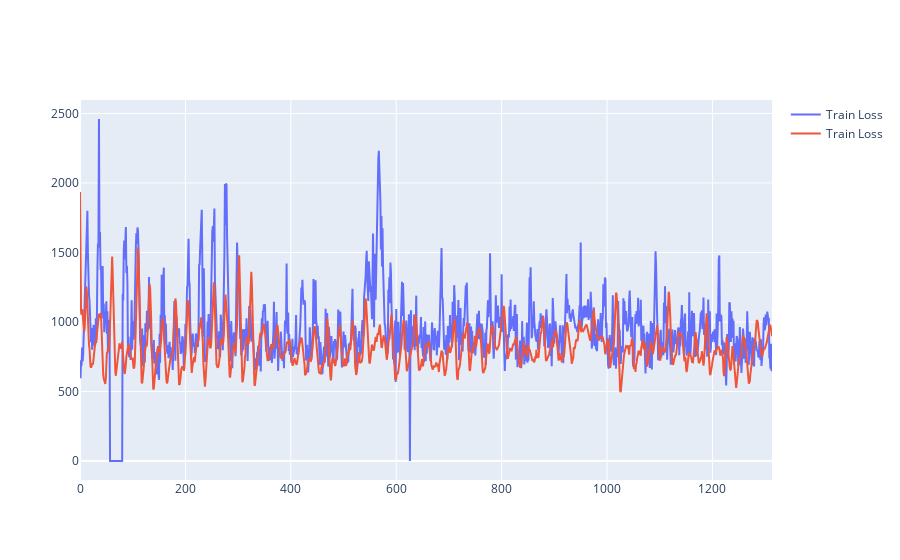

The notebook cell this image was saved under:
### Code cell
fig = go.Figure()
fig.add_trace(go.Scatter(y=y_test_reshaped, name="Train Loss", mode='lines'))
fig.add_trace(go.Scatter(y=y_pred_reshaped, name="Train Loss", mode='lines'))

### Figure 1 — Plotly figure (JSON) as saved in the notebook; plotly's stock layout.template omitted (floating-point values rounded to 4 significant figures; data arrays with more than 128 entries replaced by an {"elided": "..."} marker saying what was removed)
{"data": [{"mode": "lines", "name": "Train Loss", "type": "scatter", "y": {"elided": "1314 float values"}}, {"mode": "lines", "name": "Train Loss", "type": "scatter", "y": {"elided": "1314 float values"}}], "layout": {"autosize": true, "xaxis": {"autorange": true, "range": [0, 1313]}, "yaxis": {"autorange": true, "range": [-136.7, 2597.0], "type": "linear"}}}
